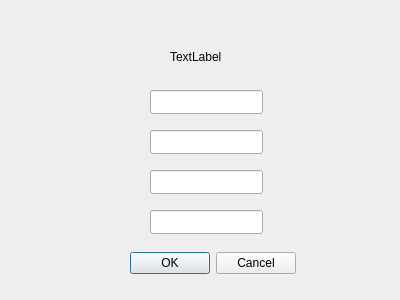
<?xml version="1.0" encoding="UTF-8"?>
<ui version="4.0">
 <class>Form</class>
 <widget class="QWidget" name="Form">
  <property name="geometry">
   <rect>
    <x>0</x>
    <y>0</y>
    <width>400</width>
    <height>300</height>
   </rect>
  </property>
  <property name="windowTitle">
   <string>Form</string>
  </property>
  <widget class="QLabel" name="lblTittle">
   <property name="geometry">
    <rect>
     <x>170</x>
     <y>50</y>
     <width>65</width>
     <height>14</height>
    </rect>
   </property>
   <property name="text">
    <string>TextLabel</string>
   </property>
  </widget>
  <widget class="QLineEdit" name="edtUsername">
   <property name="geometry">
    <rect>
     <x>150</x>
     <y>90</y>
     <width>113</width>
     <height>24</height>
    </rect>
   </property>
  </widget>
  <widget class="QLineEdit" name="edtOldPassword">
   <property name="geometry">
    <rect>
     <x>150</x>
     <y>130</y>
     <width>113</width>
     <height>24</height>
    </rect>
   </property>
  </widget>
  <widget class="QLineEdit" name="lblNewPassword">
   <property name="geometry">
    <rect>
     <x>150</x>
     <y>170</y>
     <width>113</width>
     <height>24</height>
    </rect>
   </property>
  </widget>
  <widget class="QLineEdit" name="lblNewPasswordConfirm">
   <property name="geometry">
    <rect>
     <x>150</x>
     <y>210</y>
     <width>113</width>
     <height>24</height>
    </rect>
   </property>
  </widget>
  <widget class="QDialogButtonBox" name="buttonBox">
   <property name="geometry">
    <rect>
     <x>120</x>
     <y>250</y>
     <width>176</width>
     <height>27</height>
    </rect>
   </property>
   <property name="standardButtons">
    <set>QDialogButtonBox::Cancel|QDialogButtonBox::Ok</set>
   </property>
  </widget>
 </widget>
 <resources/>
 <connections/>
</ui>
